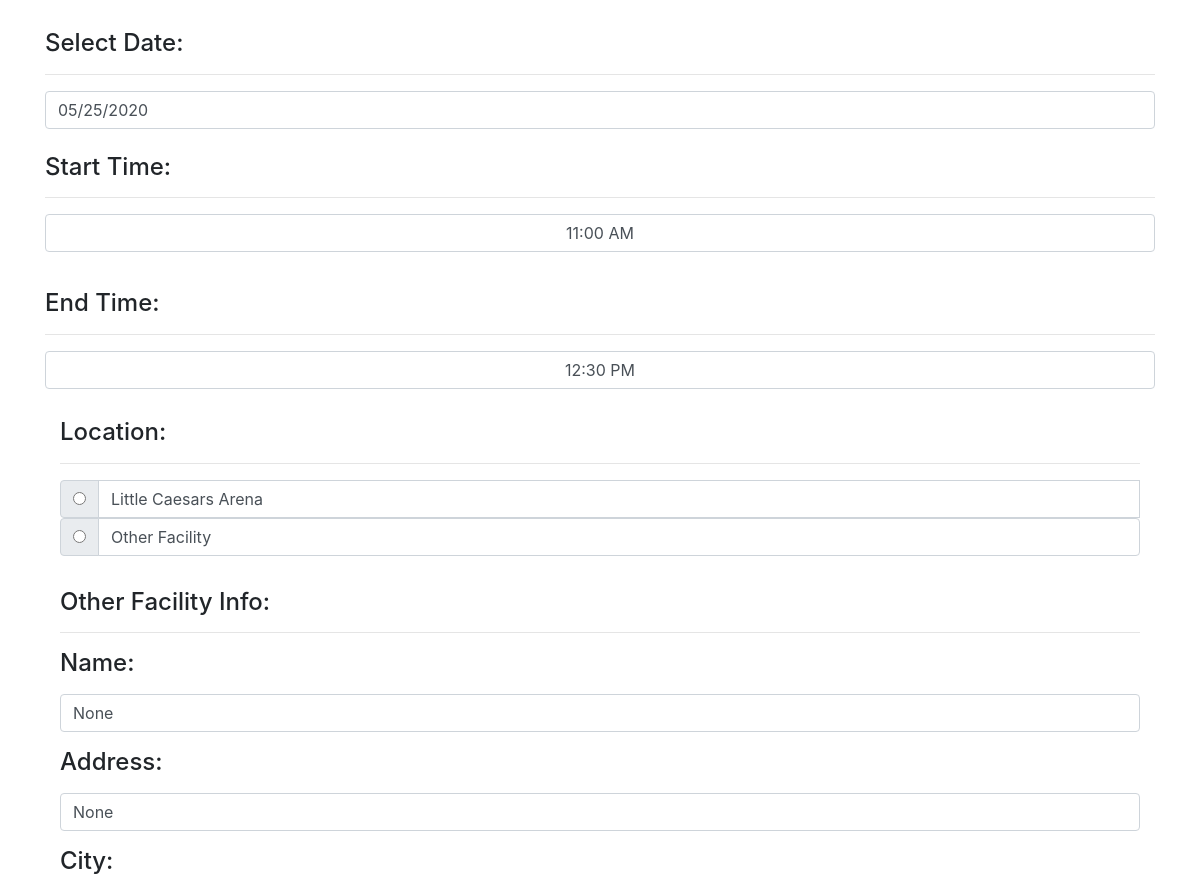
Before: /edit/52 (middle part) with the older database file.
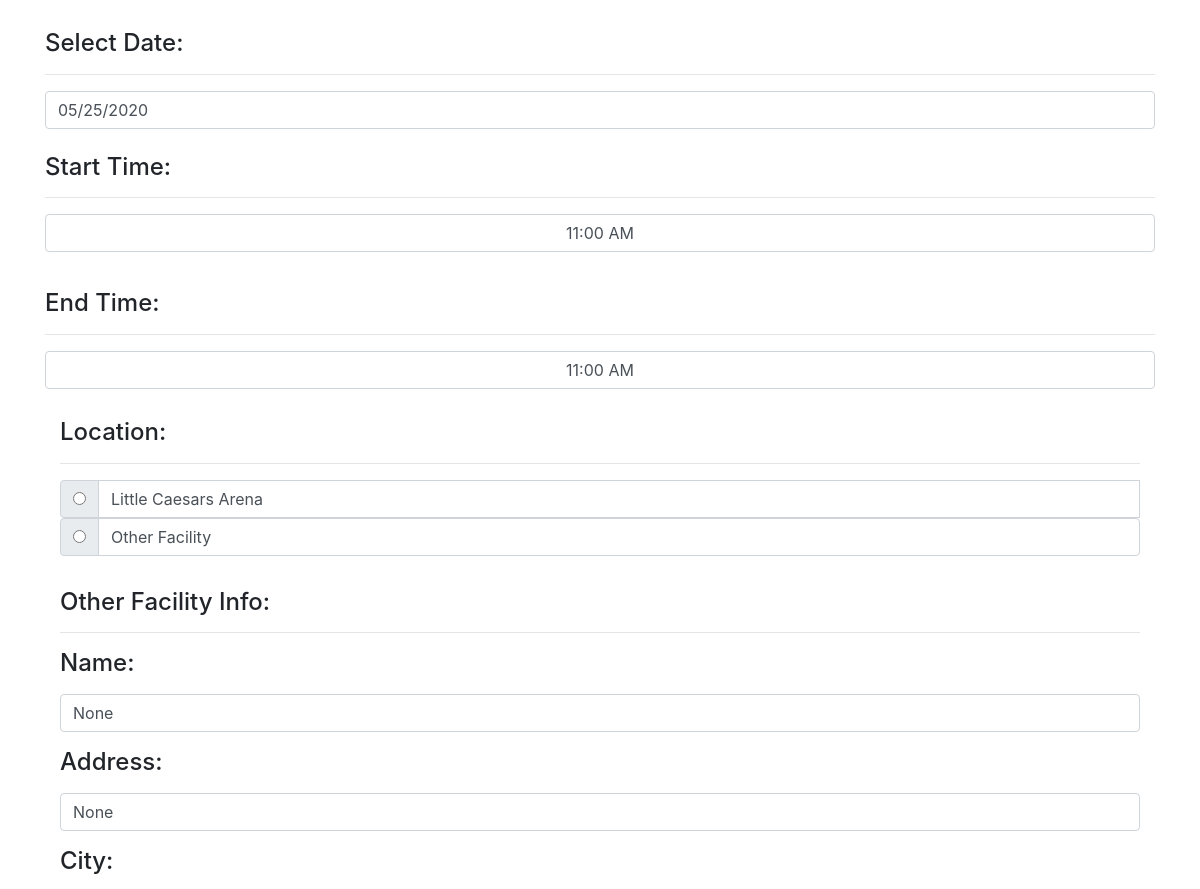
After: the same page with the newer database file.
### pages/models.py (models this page shows, shortened)
class Time(models.Model):
	first = models.CharField(max_length=200, blank=True, null=True)
	last = models.CharField(max_length=200, blank=True, null=True)
	coach = models.CharField(max_length=200, blank=True, null=True)
	focus = models.CharField(max_length=200, blank=True, null=True)
	date = models.CharField(max_length=200)
	start = models.CharField(max_length=200)
	end = models.CharField(max_length=200)
	location = models.CharField(max_length=200, blank=True, null=True)
	facility = models.CharField(max_length=200, blank=True, null=True)
	address = models.CharField(max_length=200, blank=True, null=True)
	city = models.CharField(max_length=200, blank=True, null=True)
	state = models.CharField(max_length=200, blank=True, null=True)
	zipcode = models.CharField(max_length=200, blank=True, null=True)

### pages/views.py (the view)
# urls.py: path('edit/<list_id>', views.edit, name='edit' ),
def edit(request, list_id):
	if request.method == 'POST':
		current_appointment = Time.objects.get(pk=list_id)
		form = TimeForm(request.POST or None, instance=current_appointment)
		if form.is_valid():
			form.save()
			messages.success(request, ('Appointment Has Been Edited!'))
			return redirect('schedules')
		else:
			messages.success(request, ('Seems Like There Was an Error...'))
			return render(request, 'edit.html', {})
	else:
		get_appointment = Time.objects.get(pk=list_id)
		return render(request, 'edit.html', {'get_appointment': get_appointment})

### pages/templates/edit.html (shortened to what this page needs)
{% extends 'home.html' %}
{% load static %}
{% block content %}
<br>
	{% if get_appointment %}
		<form method="POST">
		<div class="container">
		 <br>
			<br>
				<br>
			<link rel="stylesheet" type="text/css" href="{% static 'css/jquery-ui.min.css' %}">
				<h4>Select Date:</h4>
				<hr>
					<input type="text" class="form-control" id="datepicker" value="{{ get_appointment.date }}" name="date" autocomplete="off">
				</div>
				<link rel="stylesheet" href="//cdnjs.cloudflare.com/ajax/libs/timepicker/1.3.5/jquery.timepicker.min.css">
				<br>
			<div class="container">
					<h4>Start Time:<h4>
					<hr>
						<input class="timepicker text-center form-control" jt-timepicker="" time="model.time" time-string="model.timeString" default-time="model.options.defaultTime" time-format="model.options.timeFormat" start-time="model.options.startTime" min-time="model.options.minTime" max-time="model.options.maxTime" interval="model.options.interval" dynamic="model.options.dynamic" scrollbar="model.options.scrollbar" dropdown="model.options.dropdown" name="start" value="{{ get_appointment.start }}">
						<br>
						<h4>End Time:<h4>
						<hr>
						<input class="timepicker text-center form-control" jt-timepicker="" time="model.time" time-string="model.timeString" default-time="model.options.defaultTime" time-format="model.options.timeFormat" start-time="model.options.startTime" min-time="model.options.minTime" max-time="model.options.maxTime" interval="model.options.interval" dynamic="model.options.dynamic" scrollbar="model.options.scrollbar" dropdown="model.options.dropdown" name="end" value="{{ get_appointment.end }}">
					<br>
					<div class="container">
					<h4>Location:</h4>
					<hr>
					<div class="input-group mb-3">
						  <div class="input-group-prepend">
						    <div class="input-group-text">
						      <input type="radio" aria-label="Radio button for following text input" value="Little Caesars Arena" value="Little Caesars Arena" name="location" id="lca2">
						    </div>
						  </div>
						  <label type="text" class="form-control" aria-label="Text input with radio">Little Caesars Arena</label>
						   <div class="input-group mb-3">
						     <div class="input-group-prepend">
						       <div class="input-group-text">
						         <input type="radio" aria-label="Radio button for following text input" value="Other Facility" name="location" id="facil">
						       </div>
						     </div>
						    <label type="text" class="form-control" aria-label="Text input with radio">Other Facility</label>
						   </div>
						 </div>
					   </div>
					<div class="addycontainer">
						<div class="container">
							<h4>Other Facility Info:</h4>
							<hr>
							<p>Name:</p>
								 <div class="form-group">
					    			<input type="text" class="form-control" value="{{ get_appointment.facility }}" name="facility" id="editfacility">
					 			</div>
					 			<p>Address:</p>
					 			<div class="form-group">
					    			<input type="text" class="form-control" value="{{ get_appointment.address }}" name="address" id="editaddress">
					 			</div>
					 			<p>City:</p>
							<br>
					</form>
		{% endif %}
	{% endblock %}

Changed rows visible on the page:
changed Time "11:00 AM": end "12:30 PM" → "11:00 AM"
